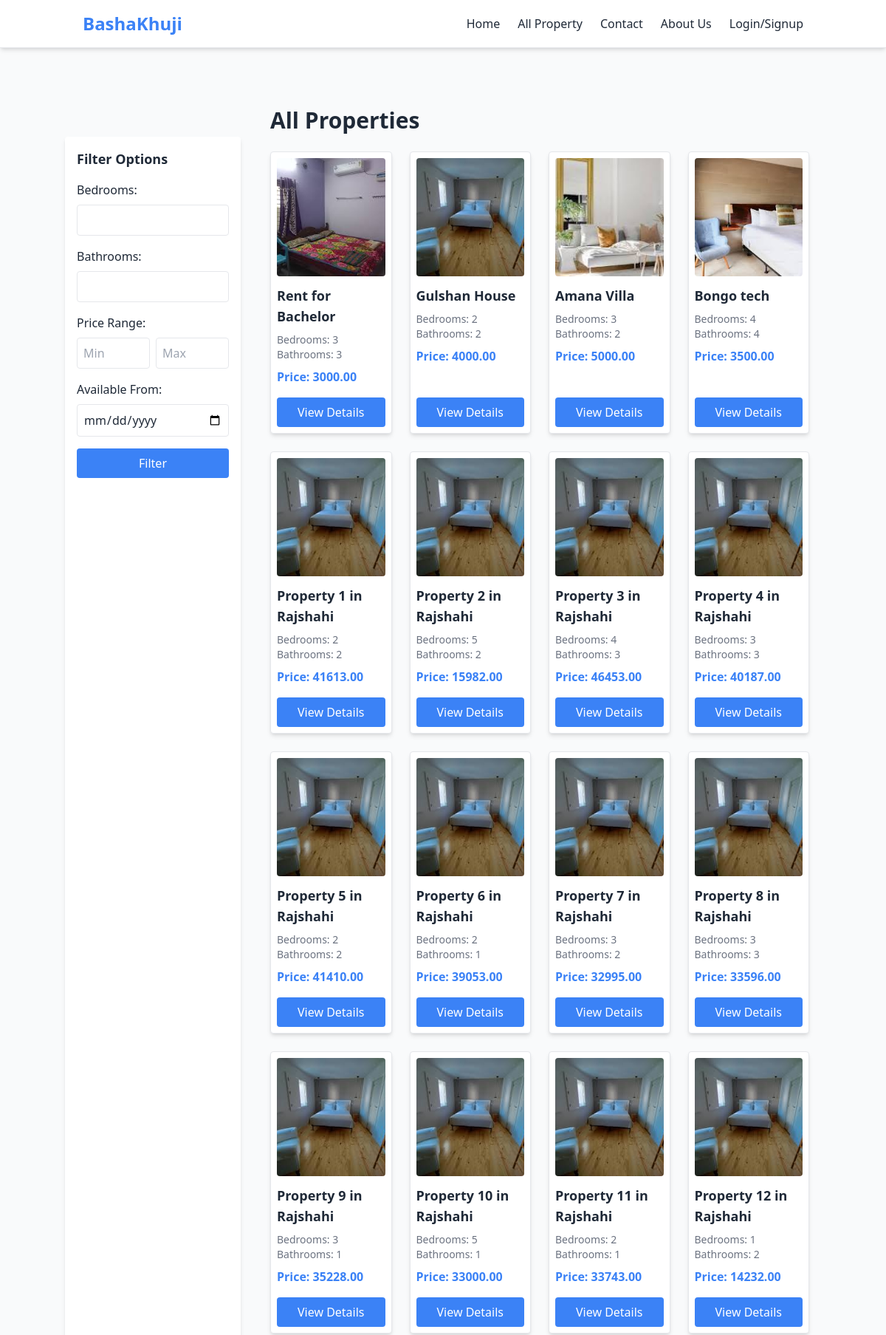
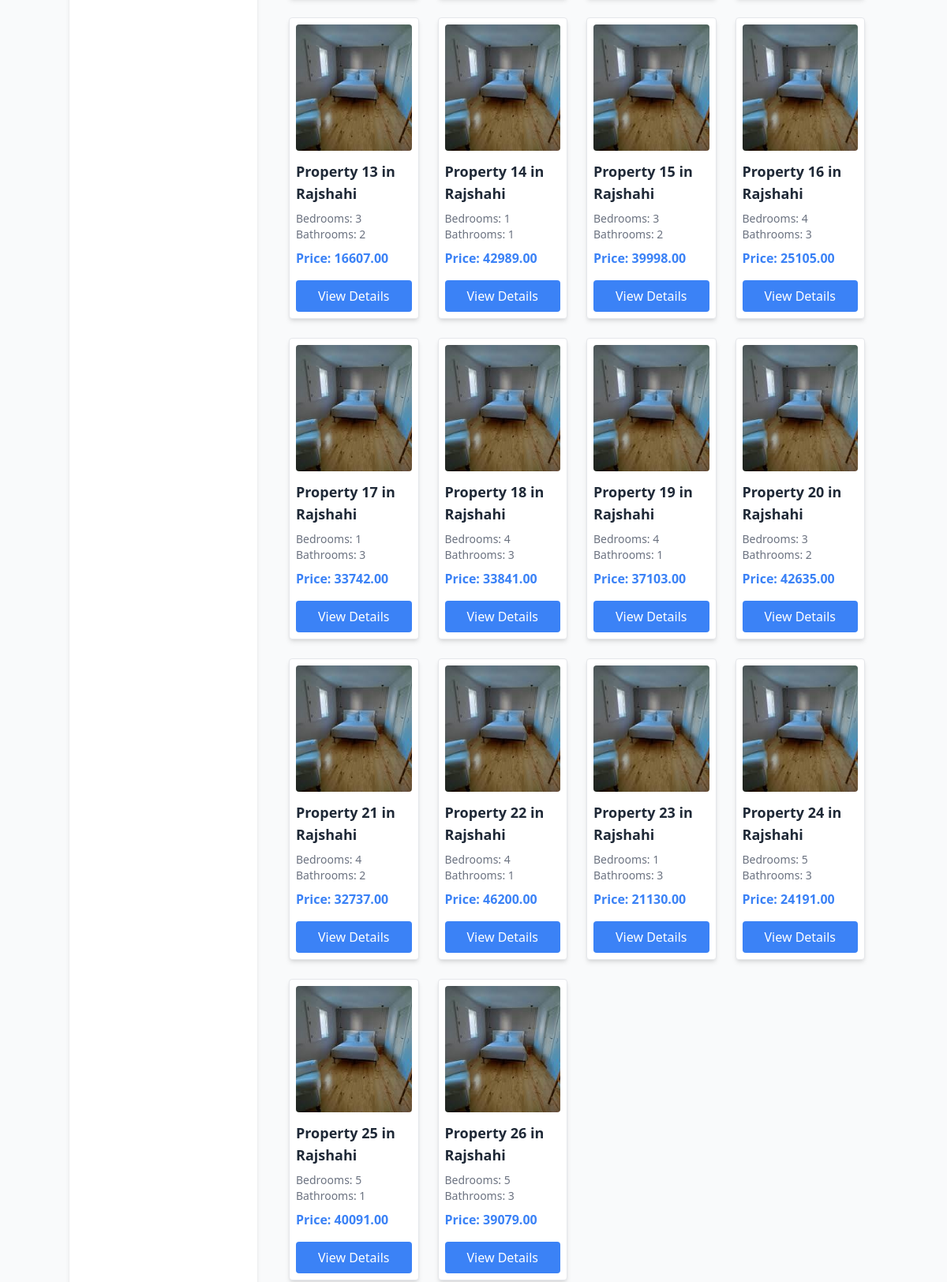
The app's page /all_property (upper part) with its own data (2 pictures, top to bottom).
### main/models.py (models this page shows, shortened)
class PropertyDetails(models.Model):
    title = models.CharField(max_length=255)
    image = models.ImageField(upload_to='property_images/', blank=True, null=True)
    price = models.DecimalField(max_digits=10, decimal_places=2)
    bedrooms = models.IntegerField()
    bathrooms = models.IntegerField()
    size = models.IntegerField()
    availability_date = models.DateField()
    created_at = models.DateTimeField(auto_now_add=True)
    owner_details = models.ForeignKey(UserDetails, on_delete=models.CASCADE, related_name='properties', null=True, blank=True)

### main/views.py (the view)
# urls.py: path('all_property', include('main.urls')),
def all_property(request):
    bedrooms = request.GET.get('bedrooms')
    bathrooms = request.GET.get('bathrooms')
    min_price = request.GET.get('min_price')
    max_price = request.GET.get('max_price')
    available_from = request.GET.get('available_from')
    properties = PropertyDetails.objects.all()
    if bedrooms:
        properties = properties.filter(bedrooms=bedrooms)
    if bathrooms:
        properties = properties.filter(bathrooms=bathrooms)
    if min_price:
        properties = properties.filter(price__gte=min_price)
    if max_price:
        properties = properties.filter(price__lte=max_price)
    if available_from:
        properties = properties.filter(availability_date__gte=available_from)
    paginator = Paginator(properties, 30)
    page_number = request.GET.get('page')
    properties_page = paginator.get_page(page_number)
    return render(request, 'all_property.html', {'properties': properties_page})

### templates/all_property.html (shortened to what this page needs)
{% extends 'filter.html' %}
{% block filtered_content %}
<div class="container mx-auto my-10 px-4">
  <h1 class="text-3xl font-bold mb-6">All Properties</h1>
  <div class="grid grid-cols-1 sm:grid-cols-2 md:grid-cols-3 lg:grid-cols-4 xl:grid-cols-5 gap-6">
    {% for property in properties %}
      <div class="bg-white shadow-md rounded p-2 border flex flex-col justify-between w-75">
        <div>
          {% if property.image %}
          <img
            src="{{ property.image.url }}"
            alt="{{ property.title }}"
            class="w-full h-40 object-cover rounded mb-3"
          >
          {% else %}
          <img
            src="/static/images/placeholder.jpeg"
            alt="No image available"
            class="w-full h-40 object-cover rounded mb-3"
          >
          {% endif %}
          <h2 class="font-semibold text-lg">{{ property.title }}</h2>
          <p class="text-gray-500 text-sm mt-2">Bedrooms: {{ property.bedrooms }}</p>
          <p class="text-gray-500 text-sm">Bathrooms: {{ property.bathrooms }}</p>
          <p class="font-bold text-blue-500 mt-2">Price: {{ property.price }}</p>
        </div>
        <a
          href="{% url 'view_details' property.id %}"
          class="mt-4 text-center bg-blue-500 text-white py-2 rounded hover:bg-blue-600">
          View Details
        </a>
      </div>
    {% endfor %}
  </div>
</div>
{% endblock %}

### templates/filter.html
{% extends 'base.html' %}
{% block content %}
<div class="container mx-auto my-10 grid grid-cols-4 gap-6">
    <aside class="col-span-1 bg-white p-4 shadow-md rounded mt-20">
        <h2 class="text-lg font-semibold mb-4">Filter Options</h2>
        <form method="GET" action="">
            <label class="block mb-2">Bedrooms:</label>
            <input type="number" name="bedrooms" class="w-full p-2 border rounded mb-4">
            <label class="block mb-2">Bathrooms:</label>
            <input type="number" name="bathrooms" class="w-full p-2 border rounded mb-4">
            <label class="block mb-2">Price Range:</label>
            <div class="flex gap-2 mb-4">
                <input type="number" name="min_price" placeholder="Min" class="w-1/2 p-2 border rounded">
                <input type="number" name="max_price" placeholder="Max" class="w-1/2 p-2 border rounded">
            </div>
            <label class="block mb-2">Available From:</label>
            <input type="date" name="available_from" class="w-full p-2 border rounded mb-4">
            <button type="submit" class="bg-blue-500 text-white py-2 px-4 rounded w-full">
                Filter
            </button>
        </form>
    </aside>
    <section class="col-span-3">
        {% block filtered_content %}{% endblock %}
    </section>
</div>
{% endblock %}

### templates/base.html (shortened to what this page needs)
<!DOCTYPE html>
<html lang="en">
  <head>
    <script src="https://cdn.tailwindcss.com"></script>
  </head>
  <body class="bg-gray-50 text-gray-800">
    <header class="bg-white shadow-md border-b">
      <div
        class="container mx-auto px-6 py-4 flex justify-between items-center"
      >
        <a href="/home" class="text-2xl font-bold text-blue-500">BashaKhuji</a>
        <nav class="hidden md:flex space-x-6">
          <a href="{% url 'home' %}" class="hover:text-blue-500">Home</a>
          <a href="{% url 'all_property' %}" class="hover:text-blue-500">All Property</a>
          <a href="{% url 'contact' %}" class="hover:text-blue-500">Contact</a>
          <a href="{% url 'about' %}" class="hover:text-blue-500">About Us</a>
          {% if user.is_authenticated %}
            <a href="{% url 'profile' %}" class="hover:text-blue-500">{{ user.username }}</a>
            <form method="POST" action="{% url 'logout' %}" class="inline">
              {% csrf_token %}
              <button type="submit" class="hover:text-blue-500 bg-transparent border-none cursor-pointer">
                Logout
              </button>
            </form>
          {% else %}
            <a href="{% url 'login' %}" class="hover:text-blue-500">Login/Signup</a>
          {% endif %}
        </nav>
      </div>
    </header>
    <main>
      {% block content %}{% endblock %}
    </main>
  </body>
</html>

### records on screen
PropertyDetails: image (picture), title "Rent for Bachelor", bedrooms "3", bathrooms "3", price "3000.00"
PropertyDetails: image (picture), title "Gulshan House", bedrooms "2", bathrooms "2", price "4000.00"
PropertyDetails: image (picture), title "Amana Villa", bedrooms "3", bathrooms "2", price "5000.00"
PropertyDetails: image (picture), title "Bongo tech", bedrooms "4", bathrooms "4", price "3500.00"
PropertyDetails: title "Property 1 in Rajshahi", bedrooms "2", bathrooms "2", price "41613.00"
PropertyDetails: title "Property 2 in Rajshahi", bedrooms "5", bathrooms "2", price "15982.00"
PropertyDetails: title "Property 3 in Rajshahi", bedrooms "4", bathrooms "3", price "46453.00"
PropertyDetails: title "Property 4 in Rajshahi", bedrooms "3", bathrooms "3", price "40187.00"
PropertyDetails: title "Property 5 in Rajshahi", bedrooms "2", bathrooms "2", price "41410.00"
PropertyDetails: title "Property 6 in Rajshahi", bedrooms "2", bathrooms "1", price "39053.00"
PropertyDetails: title "Property 7 in Rajshahi", bedrooms "3", bathrooms "2", price "32995.00"
PropertyDetails: title "Property 8 in Rajshahi", bedrooms "3", bathrooms "3", price "33596.00"
PropertyDetails: title "Property 9 in Rajshahi", bedrooms "3", bathrooms "1", price "35228.00"
PropertyDetails: title "Property 10 in Rajshahi", bedrooms "5", bathrooms "1", price "33000.00"
PropertyDetails: title "Property 11 in Rajshahi", bedrooms "2", bathrooms "1", price "33743.00"
PropertyDetails: title "Property 12 in Rajshahi", bedrooms "1", bathrooms "2", price "14232.00"
PropertyDetails: title "Property 13 in Rajshahi", bedrooms "3", bathrooms "2", price "16607.00"
PropertyDetails: title "Property 14 in Rajshahi", bedrooms "1", bathrooms "1", price "42989.00"
PropertyDetails: title "Property 15 in Rajshahi", bedrooms "3", bathrooms "2", price "39998.00"
PropertyDetails: title "Property 16 in Rajshahi", bedrooms "4", bathrooms "3", price "25105.00"
PropertyDetails: title "Property 17 in Rajshahi", bedrooms "1", bathrooms "3", price "33742.00"
PropertyDetails: title "Property 18 in Rajshahi", bedrooms "4", bathrooms "3", price "33841.00"
PropertyDetails: title "Property 19 in Rajshahi", bedrooms "4", bathrooms "1", price "37103.00"
PropertyDetails: title "Property 20 in Rajshahi", bedrooms "3", bathrooms "2", price "42635.00"
PropertyDetails: title "Property 21 in Rajshahi", bedrooms "4", bathrooms "2", price "32737.00"
PropertyDetails: title "Property 22 in Rajshahi", bedrooms "4", bathrooms "1", price "46200.00"
PropertyDetails: title "Property 23 in Rajshahi", bedrooms "1", bathrooms "3", price "21130.00"
PropertyDetails: title "Property 24 in Rajshahi", bedrooms "5", bathrooms "3", price "24191.00"
PropertyDetails: title "Property 25 in Rajshahi", bedrooms "5", bathrooms "1", price "40091.00"
PropertyDetails: title "Property 26 in Rajshahi", bedrooms "5", bathrooms "3", price "39079.00"
